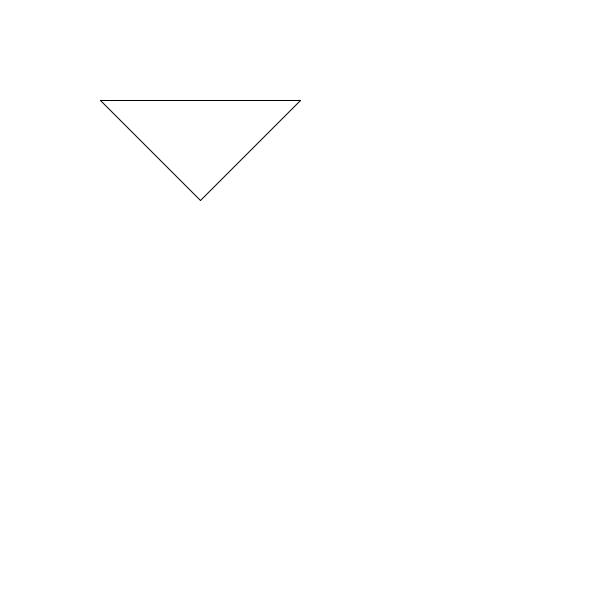
Frame 1 (no input)
Frame 60 (the mouse pressed at the canvas centre just before this capture): identical to frame 1, image omitted
Frame 120 (the mouse held since frame 60 and released just before this capture): identical to frame 1, image omitted

The Processing sketch that drew this single still picture (run headless with seeded random() and noise(); from frame 60 on, the mouse is pressed at the canvas centre):

// Processing sketch: H9_opdracht_10
// ── H9_opdracht_10.pde
void setup() {

  size(600, 600);
  background(432, 324, 888);
  tekenDriehoek(100, 100, 200, 200, 300, 100);
}

void draw() {
}


void tekenDriehoek(int x1, int y1, int x2, int y2, int x3, int y3) {

  //x1 = 100;
  //y1 = 100;


  line(x1, y1, x2, y2);
  line(x2, y2, x3, y3); 
  line(x3, y3, x1, y1);
}
